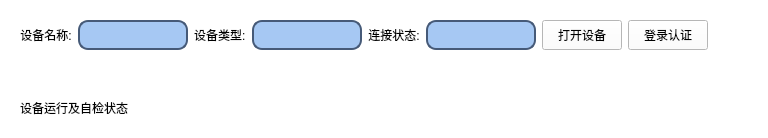
                 <widget class="QWidget" name="widget_6" native="true">
                  <property name="styleSheet">
                   <string notr="true">background-color: rgb(255,255,255);</string>
                  </property>
                  <layout class="QGridLayout" name="gridLayout_14">
                   <item row="0" column="0">
                    <widget class="QWidget" name="widget_3" native="true">
                     <layout class="QGridLayout" name="gridLayout_6">
                      <item row="0" column="4">
                       <widget class="QLabel" name="label_9">
                        <property name="minimumSize">
                         <size>
                          <width>50</width>
                          <height>0</height>
                         </size>
                        </property>
                        <property name="styleSheet">
                         <string notr="true">color: rgb(0,0,0);
font: 75 11pt &quot;微软雅黑&quot;;
background-color: rgb(255,255,255);</string>
                        </property>
                        <property name="text">
                         <string>连接状态:</string>
                        </property>
                        <property name="alignment">
                         <set>Qt::AlignCenter</set>
                        </property>
                       </widget>
                      </item>
                      <item row="0" column="8">
                       <spacer name="horizontalSpacer_2">
                        <property name="orientation">
                         <enum>Qt::Horizontal</enum>
                        </property>
                        <property name="sizeHint" stdset="0">
                         <size>
                          <width>40</width>
                          <height>20</height>
                         </size>
                        </property>
                       </spacer>
                      </item>
                      <item row="0" column="3">
                       <widget class="QLineEdit" name="lineEdit_type">
                        <property name="minimumSize">
                         <size>
                          <width>0</width>
                          <height>30</height>
                         </size>
                        </property>
                        <property name="styleSheet">
                         <string notr="true">background-color: rgb(166,200,243);
border:2px solid rgb(70,90,120);
border-radius:10px;
color: rgb(0,0,0);</string>
                        </property>
                       </widget>
                      </item>
                      <item row="0" column="0">
                       <widget class="QLabel" name="label_8">
                        <property name="minimumSize">
                         <size>
                          <width>50</width>
                          <height>0</height>
                         </size>
                        </property>
                        <property name="styleSheet">
                         <string notr="true">color: rgb(0,0,0);
font: 75 11pt &quot;微软雅黑&quot;;
background-color: rgb(255,255,255);</string>
                        </property>
                        <property name="text">
                         <string>设备名称:</string>
                        </property>
                        <property name="alignment">
                         <set>Qt::AlignCenter</set>
                        </property>
                       </widget>
                      </item>
                      <item row="0" column="2">
                       <widget class="QLabel" name="label_2">
                        <property name="styleSheet">
                         <string notr="true">color: rgb(0,0,0);
font: 75 11pt &quot;微软雅黑&quot;;
background-color: rgb(255,255,255);</string>
                        </property>
                        <property name="text">
                         <string>设备类型:</string>
                        </property>
                       </widget>
                      </item>
                      <item row="0" column="6">
                       <widget class="QPushButton" name="btn_open">
                        <property name="minimumSize">
                         <size>
                          <width>75</width>
                          <height>30</height>
                         </size>
                        </property>
                        <property name="styleSheet">
                         <string notr="true">QPushButton{
border:1px solid rgb(70,90,120);
color: rgb(255, 255, 255);
border-radius:3px;
font: 75 11pt &quot;微软雅黑&quot;;
background-color: rgb(153,217,234);
}
QPushButton:hover{
color: rgb(25, 118, 210);
background-color: rgb(227, 236, 255);
};</string>
                        </property>
                        <property name="text">
                         <string>打开设备</string>
                        </property>
                       </widget>
                      </item>
                      <item row="0" column="5">
                       <widget class="QLineEdit" name="lineEdit_status">
                        <property name="minimumSize">
                         <size>
                          <width>0</width>
                          <height>30</height>
                         </size>
                        </property>
                        <property name="styleSheet">
                         <string notr="true">background-color: rgb(166,200,243);
border:2px solid rgb(70,90,120);
border-radius:10px;
color: rgb(0,0,0);</string>
                        </property>
                       </widget>
                      </item>
                      <item row="0" column="1">
                       <widget class="QLineEdit" name="lineEdit_name">
                        <property name="minimumSize">
                         <size>
                          <width>0</width>
                          <height>30</height>
                         </size>
                        </property>
                        <property name="styleSheet">
                         <string notr="true">background-color: rgb(166,200,243);
border:2px solid rgb(70,90,120);
border-radius:10px;
color: rgb(0,0,0);</string>
                        </property>
                       </widget>
                      </item>
                      <item row="0" column="7">
                       <widget class="QPushButton" name="btn_fclogin">
                        <property name="minimumSize">
                         <size>
                          <width>75</width>
                          <height>30</height>
                         </size>
                        </property>
                        <property name="styleSheet">
                         <string notr="true">QPushButton{
border:1px solid rgb(70,90,120);
color: rgb(255, 255, 255);
border-radius:3px;
font: 75 11pt &quot;微软雅黑&quot;;
background-color: rgb(153,217,234);
}
QPushButton:hover{
color: rgb(25, 118, 210);
background-color: rgb(227, 236, 255);
};</string>
                        </property>
                        <property name="text">
                         <string>登录认证</string>
                        </property>
                       </widget>
                      </item>
                     </layout>
                    </widget>
                   </item>
                   <item row="1" column="0">
                    <widget class="QWidget" name="widget_4" native="true">
                     <layout class="QGridLayout" name="gridLayout_7">
                      <property name="bottomMargin">
                       <number>9</number>
                      </property>
                     </layout>
                    </widget>
                   </item>
                   <item row="2" column="0">
                    <widget class="QWidget" name="widget_7" native="true">
                     <property name="styleSheet">
                      <string notr="true">background-color: rgb(255,255,255);</string>
                     </property>
                     <layout class="QGridLayout" name="gridLayout_8">
                      <item row="0" column="0">
                       <widget class="QLabel" name="label_7">
                        <property name="styleSheet">
                         <string notr="true">color: rgb(0,0,0);
font: 75 14pt &quot;微软雅黑&quot;;
background-color: rgb(255,255,255);</string>
                        </property>
                        <property name="text">
                         <string>设备运行及自检状态</string>
                        </property>
                       </widget>
                      </item>
                      <item row="0" column="1">
                       <spacer name="horizontalSpacer_4">
                        <property name="orientation">
                         <enum>Qt::Horizontal</enum>
                        </property>
                        <property name="sizeHint" stdset="0">
                         <size>
                          <width>40</width>
                          <height>20</height>
                         </size>
                        </property>
                       </spacer>
                      </item>
                     </layout>
                    </widget>
                   </item>
                  </layout>
                 </widget>
